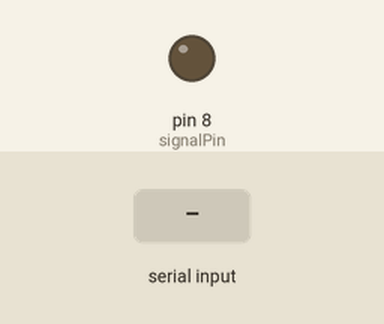
This sketch was run on a simulated Arduino Uno, built with avr-gcc and run on an emulated ATmega328P. Shown: output pins drawn as LEDs (lit = HIGH). Inputs (shaded band) come from the test bench.

Above: at 1.2 s.
1.3 s: "1" received over Serial
At 1.9 s:
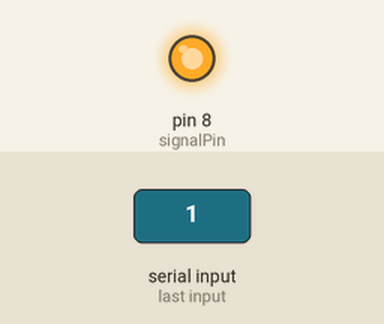
Timing chart, 0 to 4.3 s (numbered marks = the images above; inputs shaded):
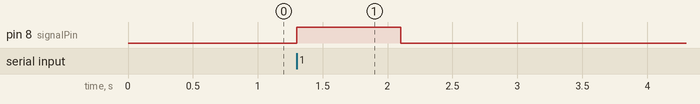

Measured:
- after the input at 1.3 s, pin 8 (signalPin): LOW → HIGH at once, → LOW 0.80 s later

The sketch:

water_test.ino
```cpp
// '0' off, '1' on, '2' pulse, '3' heartbeat (resets disconnect timer only)
const int signalPin = 8;

// No serial for this long -> assume host disconnected -> shut off (as if "0")
const unsigned long DISCONNECT_TIMEOUT_MS = 800;

unsigned long lastReceivedMs = 0;  // 0 = never received

void setup() {
  Serial.begin(9600);
  pinMode(signalPin, OUTPUT);
  digitalWrite(signalPin, LOW);
}

void loop() {
  // If we've received at least one byte and it's been too long, treat as disconnected
  if (lastReceivedMs != 0 && (millis() - lastReceivedMs) > DISCONNECT_TIMEOUT_MS) {
    digitalWrite(signalPin, LOW);
    lastReceivedMs = 0;
  }

  if (Serial.available() > 0) {
    char input = Serial.read();
    lastReceivedMs = millis();

    if (input == '1') {
      digitalWrite(signalPin, HIGH);
    }
    else if (input == '0') {
      digitalWrite(signalPin, LOW);
    }
    else if (input == '2') {
      digitalWrite(signalPin, LOW);
      digitalWrite(signalPin, HIGH);
      delay(100);
      digitalWrite(signalPin, LOW);
    }
    // '3' = heartbeat only (timer already updated above; no pin change)
  }
}
```
